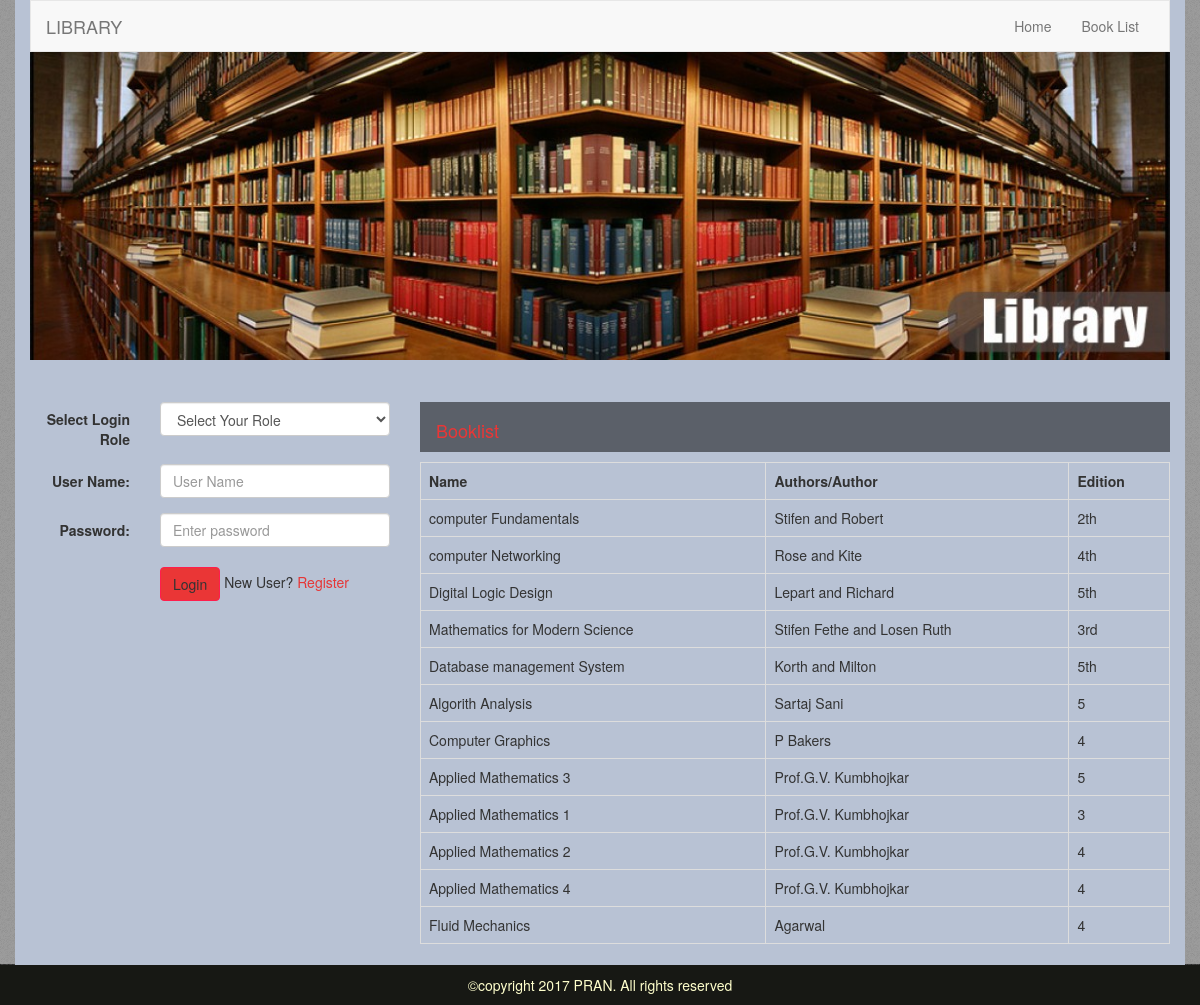
/booklist.php, run on the app's committed database.
### tables this page shows
CREATE TABLE `booklist` (
  `id` int(11) NOT NULL,
  `name` varchar(30) NOT NULL,
  `Author` text NOT NULL,
  `ISBN` varchar(50) NOT NULL,
  `Edition` varchar(20) NOT NULL,
  `dept` varchar(255) NOT NULL
);

### booklist.php (the view, shortened to what this page needs)
<!DOCTYPE html>
<html lang="en">
<head>
<link href="css/bootstrap.min.css" rel="stylesheet">
<link href="css/mystyle.css" rel="stylesheet">
</head>
<body>
<div class="container">
  <header class="header">
    <nav class="navbar navbar-default">
      <div class="container-fluid">
        <div class="navbar-header">
          <a class="navbar-brand" href="#">LIBRARY</a> </div>
        <div class="collapse navbar-collapse" id="bs-example-navbar-collapse-1">
          <ul class="nav navbar-nav navbar-right">
            <li><a href="index.php">Home</a></li>
            <li><a href="booklist.php">Book List</a></li>
          </ul>
        </div>
      </div>
    </nav>
  </header>
  </div>
  <div class="container">
    <div class="row">
      <div class="col-md-12 slider"> <img class="img-responsive" src="images/Lib.jpg"/> </div>
    </div>
  </div>
  <div class="content_area">
    <div class="container">
      <div class="row">
        <div class="col-md-4">
          <form class="form-horizontal" role="form" action="newlog.php" method="POST">
                <div class="form-group">
                  <label class="control-label col-sm-4" for="dept">Select Login Role</label>
                  <div class="col-sm-8">
                  <select class="form-control" id="dept" name="userrole">
                    <option value="select">Select Your Role</option>
                  </select>
                   </div>
                </div>
                <div class="form-group">
                  <label class="control-label col-sm-4" for="email">User Name:</label>
                  <div class="col-sm-8">
                    <input type="username" class="form-control" id="username" name="username" placeholder="User Name">
                  </div>
                </div>
                <div class="form-group">
                  <label class="control-label col-sm-4" for="pwd">Password:</label>
                  <div class="col-sm-8">
                    <input type="password" class="form-control" id="password" name="password" placeholder="Enter password"><br/>
                    <button type="submit" class="btn btn-default" name="login">Login</button> <span> New User? <a href="registration.php">Register</a>
                  </div>
                </div>
              </form>
        </div>
        <div class="col-md-8">
          <article>
            <p class="welcome" style="font-size:18px;">Booklist</p>
            <table cellpadding="2" cellspacing="2" border="2" class="table table-bordered">
              <tr>
                <th>Name</th>
                <th>Authors/Author</th>
                <th>Edition</th>
              </tr>
            <?php
               require 'newcon.php';
                $data = mysqli_query($link,"Select * from booklist;");
               while($row = mysqli_fetch_array($data)) {?>
                <tr>
                <td><?php echo  $row['name'];?></td>
                <td><?PHP echo  $row['Author']; ?></td>
                <td><?PHP echo  $row['Edition'];?></td>
              </tr>
              <?php } ?>
</table>
            </article>
        </div>
      </div>
    </div>
  </div>
 <?php include('footer.php');?>

### css/mystyle.css (style rules this page uses)
a { text-decoration:none; color:#e63636; }
.btn-default { border-color:#FF1D4D;background: #EA3636; }
body { background:url(../images/body-bg.png); }
.slider { height:350px; }
.navbar { margin-bottom: 0px;border-radius:0px; }
.container { background: #B8C2D4; }
.welcome { height: 50px; background:rgba(0,0,0,0.50);padding: 16px;color: #EA3636; }

### data on the page
booklist: name "computer Fundamentals", Author "Stifen and Robert", Edition "2th"
booklist: name "computer Networking", Author "Rose and Kite", Edition "4th"
booklist: name "Digital Logic Design", Author "Lepart and Richard", Edition "5th"
booklist: name "Mathematics for Modern Science", Author "Stifen Fethe and Losen Ruth", Edition "3rd"
booklist: name "Database management System", Author "Korth and Milton", Edition "5th"
booklist: name "Algorith Analysis", Author "Sartaj Sani", Edition "5"
booklist: name "Computer Graphics", Author "P Bakers", Edition "4"
booklist: name "Applied Mathematics 3", Author "Prof.G.V. Kumbhojkar", Edition "5"
booklist: name "Applied Mathematics 1", Author "Prof.G.V. Kumbhojkar", Edition "3"
booklist: name "Applied Mathematics 2", Author "Prof.G.V. Kumbhojkar", Edition "4"
booklist: name "Applied Mathematics 4", Author "Prof.G.V. Kumbhojkar", Edition "4"
booklist: name "Fluid Mechanics", Author "Agarwal", Edition "4"
